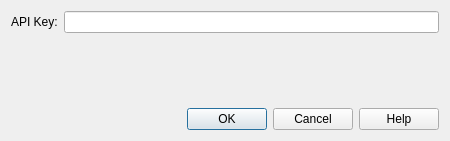
<?xml version="1.0" encoding="UTF-8"?>
<ui version="4.0">
 <class>Dialog_API</class>
 <widget class="QDialog" name="Dialog_API">
  <property name="geometry">
   <rect>
    <x>0</x>
    <y>0</y>
    <width>450</width>
    <height>141</height>
   </rect>
  </property>
  <property name="windowTitle">
   <string>API Key</string>
  </property>
  <layout class="QVBoxLayout" name="verticalLayout">
   <item>
    <layout class="QFormLayout" name="formLayout">
     <item row="0" column="0">
      <widget class="QLabel" name="label">
       <property name="text">
        <string>API Key:</string>
       </property>
      </widget>
     </item>
     <item row="0" column="1">
      <widget class="QLineEdit" name="lineEdit_api_key">
       <property name="maxLength">
        <number>100</number>
       </property>
      </widget>
     </item>
    </layout>
   </item>
   <item>
    <widget class="QDialogButtonBox" name="buttonBox">
     <property name="orientation">
      <enum>Qt::Horizontal</enum>
     </property>
     <property name="standardButtons">
      <set>QDialogButtonBox::Cancel|QDialogButtonBox::Help|QDialogButtonBox::Ok</set>
     </property>
    </widget>
   </item>
  </layout>
 </widget>
 <resources/>
 <connections>
  <connection>
   <sender>buttonBox</sender>
   <signal>accepted()</signal>
   <receiver>Dialog_API</receiver>
   <slot>accept()</slot>
   <hints>
    <hint type="sourcelabel">
     <x>248</x>
     <y>254</y>
    </hint>
    <hint type="destinationlabel">
     <x>157</x>
     <y>274</y>
    </hint>
   </hints>
  </connection>
  <connection>
   <sender>buttonBox</sender>
   <signal>rejected()</signal>
   <receiver>Dialog_API</receiver>
   <slot>reject()</slot>
   <hints>
    <hint type="sourcelabel">
     <x>316</x>
     <y>260</y>
    </hint>
    <hint type="destinationlabel">
     <x>286</x>
     <y>274</y>
    </hint>
   </hints>
  </connection>
 </connections>
</ui>
